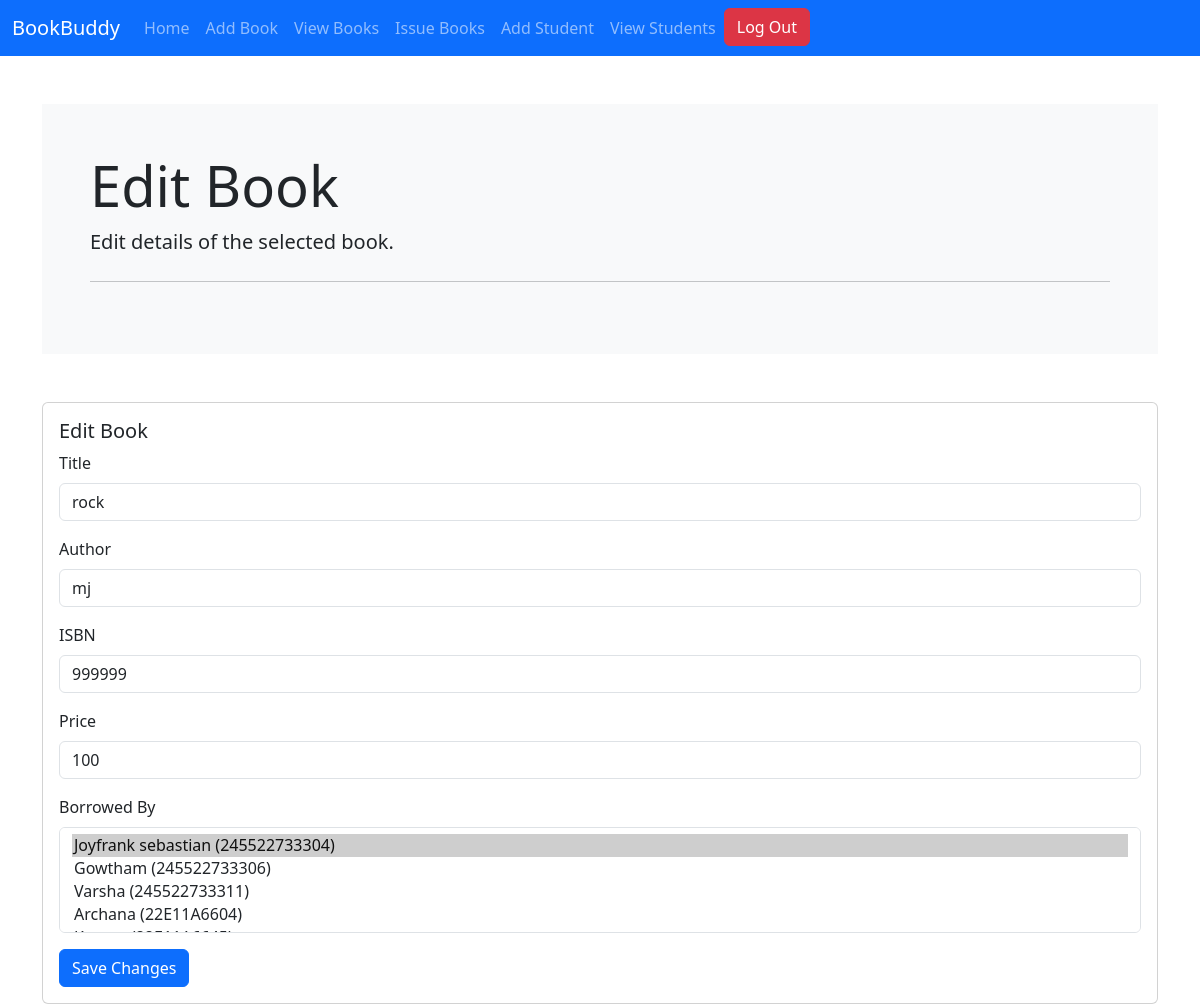
/editbook/rock/ (signed in), run on the app's committed database.
### LMS/models.py (models this page shows, shortened)
class Book(models.Model):
    title = models.CharField(max_length=100)
    author = models.CharField(max_length=100)
    isbn = models.CharField(max_length=100)
    price = models.IntegerField()
    borrowed_by = models.ManyToManyField(Student, blank=True, related_name='books_borrowed')

class Student(models.Model):
    roll_number = models.CharField(max_length=20, unique=True)
    name = models.CharField(max_length=100)
    books_taken = models.ManyToManyField('Book', blank=True, related_name='students_taken')

### LMS/views.py (the view, shortened to what this page needs)
# urls.py: path('editbook/<str:title>/', edit_book, name='edit_book'),
@login_required
def edit_book(request, title):
    book = get_object_or_404(Book, title=title)
    all_students = Student.objects.all()
    return render(request, 'editbook.html', {'book': book, 'students': all_students})

### templates/editbook.html (shortened to what this page needs)
<!doctype html>
<html lang="en">
  <head>
    <link href="https://cdn.jsdelivr.net/npm/bootstrap@5.3.3/dist/css/bootstrap.min.css" rel="stylesheet">
  </head>
  <body>
    <nav class="navbar navbar-expand-lg bg-primary" data-bs-theme="dark">
      <div class="container-fluid">
        <a class="navbar-brand" href="/">BookBuddy</a>
        <div class="collapse navbar-collapse" id="navbarNavDropdown">
          <ul class="navbar-nav">
            <li class="nav-item">
              <a class="nav-link" aria-current="page" href="/">Home</a>
            </li>
            <li class="nav-item">
              <a class="nav-link" href="/addbook">Add Book</a>
            </li>
            <li class="nav-item">
              <a class="nav-link" href="/viewbooks">View Books</a>
            </li>
            <li class="nav-item">
              <a class="nav-link" href="/issuebooks">Issue Books</a>
            </li>
            <li class="nav-item">
              <a class="nav-link" href="/addstudent">Add Student</a>
            </li>
            <li class="nav-item">
              <a class="nav-link" href="/viewstudents">View Students</a>
            </li>
        <li class="nav-item">
            <li class="nav-item">
    <button type="button" class="btn btn-danger" onclick="window.location.href='{% url 'logout' %}';">Log Out</button>
</li>
        </li>
          </ul>
        </div>
      </div>
    </nav>
    <div class="container mt-5">
      <div class="jumbotron bg-light p-5">
        <h1 class="display-4">Edit Book</h1>
        <p class="lead">Edit details of the selected book.</p>
        <hr class="my-4">
      </div>
      <div class="card mt-5">
        <div class="card-body">
          <h5 class="card-title">Edit Book</h5>
          <form method="POST" action="{% url 'edit_book' book.title %}">
            <div class="mb-3">
              <label for="title" class="form-label">Title</label>
              <input type="text" class="form-control" id="title" name="title" value="{{ book.title }}" required>
            </div>
            <div class="mb-3">
              <label for="author" class="form-label">Author</label>
              <input type="text" class="form-control" id="author" name="author" value="{{ book.author }}" required>
            </div>
            <div class="mb-3">
              <label for="isbn" class="form-label">ISBN</label>
              <input type="text" class="form-control" id="isbn" name="isbn" value="{{ book.isbn }}" required>
            </div>
            <div class="mb-3">
              <label for="price" class="form-label">Price</label>
              <input type="number" class="form-control" id="price" name="price" value="{{ book.price }}" required>
            </div>
            <div class="mb-3">
              <label for="borrowed_by" class="form-label">Borrowed By</label>
              <select multiple class="form-control" id="borrowed_by" name="borrowed_by">
                {% for student in students %}
                  <option value="{{ student.id }}" {% if student in book.borrowed_by.all %}selected{% endif %}>
                    {{ student.name }} ({{ student.roll_number }})
                  </option>
                {% endfor %}
              </select>
            </div>
            <button type="submit" class="btn btn-primary">Save Changes</button>
          </form>
        </div>
      </div>
    </div>
  </body>
</html>

### data on the page
Book: title "rock", author "mj", isbn "999999", price "100", borrowed_by "Joyfrank sebastian (245522733304) ☑ / Gowtham (245522733306) / Varsha (245522733311) / Archana (22E11A6604)"
